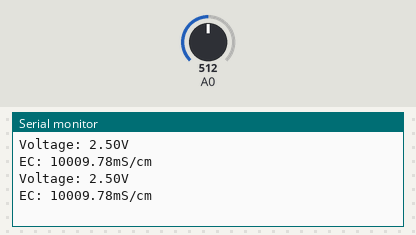
Bench run of a sketch on a simulated Arduino Uno, built with avr-gcc and run on an emulated ATmega328P. Parts: the last lines printed to the serial monitor. Inputs (shaded band) come from the test bench; at power-on: A0 = 512.

Above: at 2.8 s.
2.9 s: A0 set to 716
At 5.2 s:
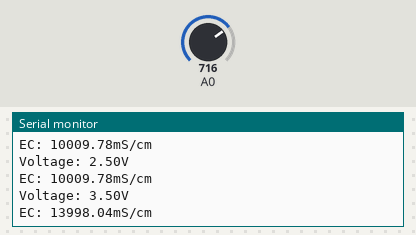
5.6 s: A0 set to 900
At 7.0 s:
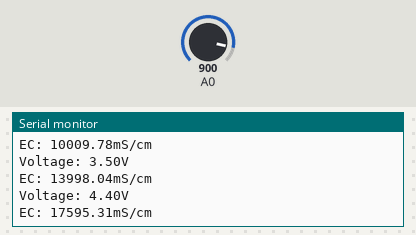
Timing chart, 0 to 8.6 s (numbered marks = the images above; inputs shaded):
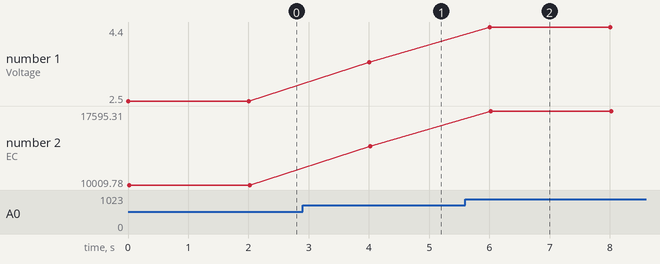

The sketch:

EC_Test2.ino
```cpp
double EC_val;

void setup() {
  Serial.begin(9600);
}

void loop() {
  int analogValue = analogRead(A0);
  float voltage = analogValue * (5.0 / 1023.0);
  EC_val = voltage * 4000;


  Serial.print("Voltage: ");
  Serial.print(voltage);
  Serial.println("V");

  Serial.print("EC: ");
  Serial.print(EC_val);
  Serial.println("mS/cm");


  delay(2000);
}
```

Measured:
- after the input at 2.9 s, the serial monitor: prints a new line after 1.1 s (image 1)
- after the input at 5.6 s, the serial monitor: prints a new line after 0.40 s (image 2)
- plotted number 1: 2.5 → 3.5 after the input at 2.9 s, 3.5 → 4.4 after the input at 5.6 s
- plotted number 2: 10009.78 → 13998.04 after the input at 2.9 s, 13998.04 → 17595.31 after the input at 5.6 s
